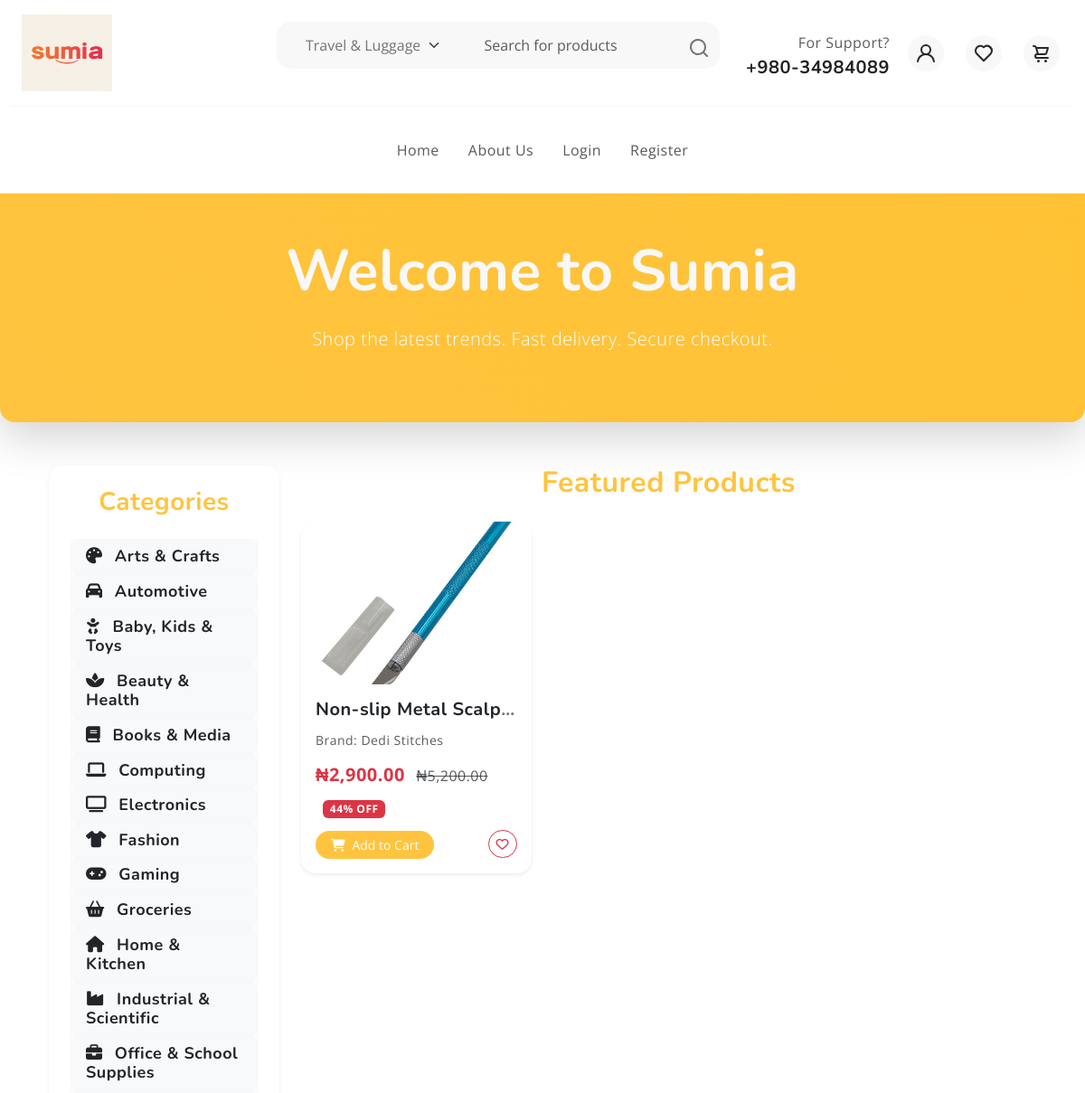
/ (upper part), run on an earlier commit of the app's database.
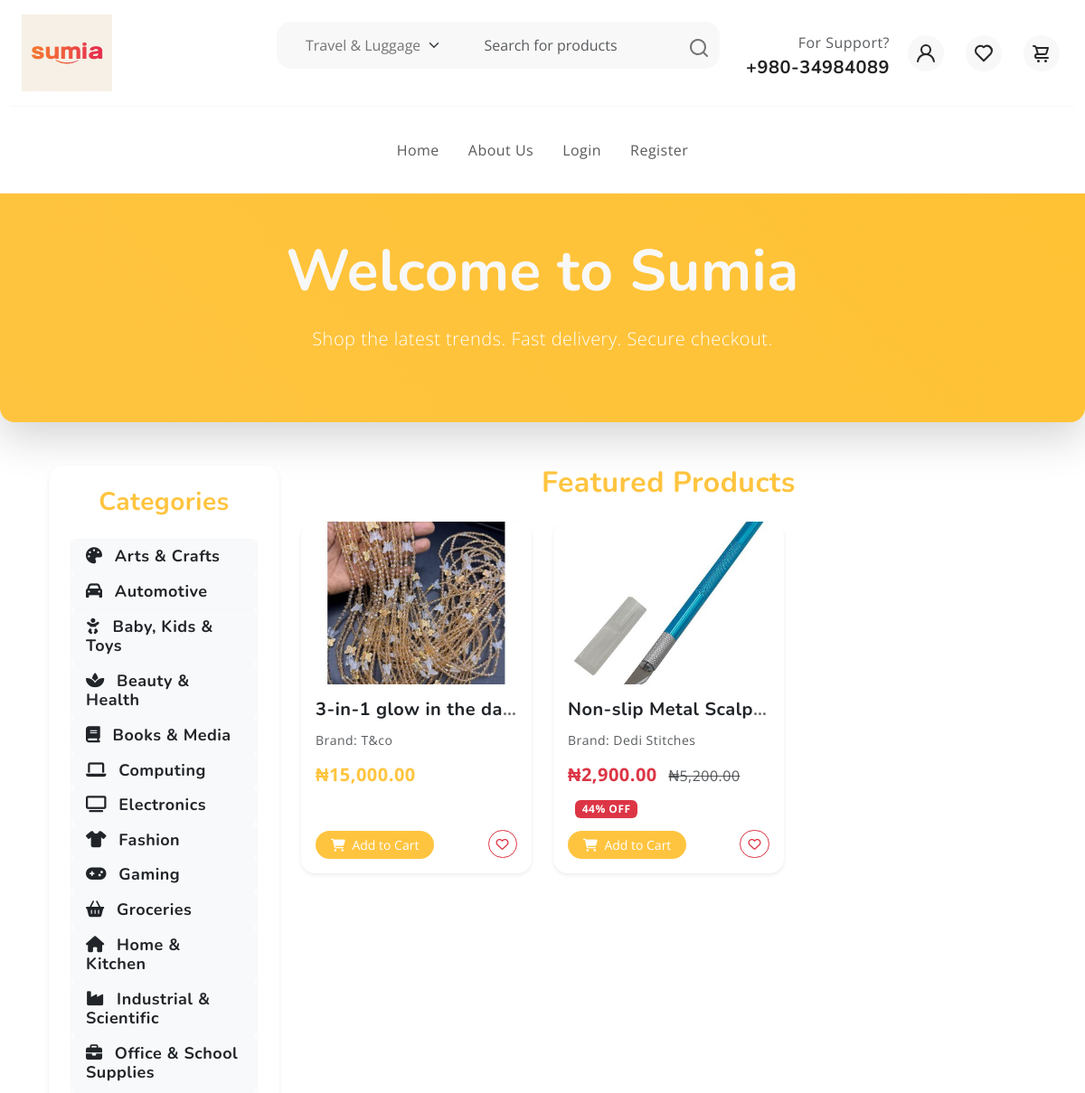
And on a later commit of the database.
### pages/models.py (models this page shows, shortened)
class Category(models.Model):
    name = models.CharField(max_length=100, unique=True)
    slug = models.SlugField(max_length=100, unique=True, blank=True)
    parent = models.ForeignKey(
        'self',
        on_delete=models.SET_NULL,
        null=True,
        blank=True,
        related_name='subcategories'
    )
    description = models.TextField(blank=True)
    is_active = models.BooleanField(default=True)
    created_at = models.DateTimeField(auto_now_add=True)
    updated_at = models.DateTimeField(auto_now=True)
    icon = models.CharField(
        max_length=50,
        blank=True,
        null=True,
        help_text="Font Awesome 6 icon class (e.g., 'fa-solid fa-laptop'). Auto-assigned if empty."
    )
    class Meta:
        verbose_name_plural = 'Categories'
        ordering = ['name']
    CATEGORY_ICON_MAP = {
        'phones': 'fa-solid fa-mobile-alt', 'tablets': 'fa-solid fa-tablet-alt',
        'electronics': 'fa-solid fa-tv', 'computing': 'fa-solid fa-laptop',
        'laptops': 'fa-solid fa-laptop', 'desktops': 'fa-solid fa-desktop',
        'fashion': 'fa-solid fa-shirt', 'clothing': 'fa-solid fa-shirt',
        'shoes': 'fa-solid fa-shoe-prints', 'beauty': 'fa-solid fa-spa',
        'health': 'fa-solid fa-heart-pulse', 'home': 'fa-solid fa-house',
        'kitchen': 'fa-solid fa-blender', 'baby': 'fa-solid fa-baby',
        'kids': 'fa-solid fa-child', 'toys': 'fa-solid fa-robot',
        'sports': 'fa-solid fa-dumbbell', 'fitness': 'fa-solid fa-running',
        'automotive': 'fa-solid fa-car', 'motorcycles': 'fa-solid fa-motorcycle',
        'books': 'fa-solid fa-book', 'media': 'fa-solid fa-compact-disc',
        'gaming': 'fa-solid fa-gamepad', 'groceries': 'fa-solid fa-basket-shopping',
        'food': 'fa-solid fa-apple-whole', 'office': 'fa-solid fa-briefcase',
        'school': 'fa-solid fa-pencil-alt', 'arts': 'fa-solid fa-palette',
        'crafts': 'fa-solid fa-scissors', 'travel': 'fa-solid fa-suitcase-rolling',
        'luggage': 'fa-solid fa-suitcase', 'pets': 'fa-solid fa-paw',
        'industrial': 'fa-solid fa-industry', 'scientific': 'fa-solid fa-flask',
        'renewable': 'fa-solid fa-solar-panel', 'solar': 'fa-solid fa-sun',
        'power': 'fa-solid fa-bolt', 'smartphones': 'fa-solid fa-mobile-alt',
        'tablets': 'fa-solid fa-tablet-alt', 'televisions': 'fa-solid fa-tv',
        'cameras': 'fa-solid fa-camera', 'printers': 'fa-solid fa-print',
        'fragrances': 'fa-solid fa-spray-can', 'skincare': 'fa-solid fa-face-mask',
        'cookware': 'fa-solid fa-utensils', 'appliances': 'fa-solid fa-fan',
        'diapers': 'fa-solid fa-baby-carriage', 'strollers': 'fa-solid fa-baby-carriage',
        'consoles': 'fa-solid fa-gamepad', 'stationery': 'fa-solid fa-pen-fancy',
        'suitcases': 'fa-solid fa-suitcase-rolling', 'dog food': 'fa-solid fa-dog',
        'cat food': 'fa-solid fa-cat', 'test instruments': 'fa-solid fa-microscope',
        'power tools': 'fa-solid fa-screwdriver-wrench', 'inverters': 'fa-solid fa-charging-station',
        'batteries': 'fa-solid fa-battery-full',
    }
    DEFAULT_ICON = 'fa-solid fa-tag' # Fallback icon

class Product(models.Model):
    name = models.CharField(max_length=200)
    slug = models.SlugField(max_length=200, unique=True, blank=True)
    description = models.TextField()
    price = models.DecimalField(max_digits=10, decimal_places=2)
    discount_price = models.DecimalField(max_digits=10, decimal_places=2, null=True, blank=True)
    image = models.ImageField(upload_to='products/images/')
    stock_quantity = models.IntegerField(default=0)
    is_available = models.BooleanField(default=True)
    created_at = models.DateTimeField(auto_now_add=True)
    updated_at = models.DateTimeField(auto_now=True)
    creator = models.ForeignKey(User, on_delete=models.SET_NULL, null=True, blank=True, related_name='created_products')
    category = models.ForeignKey(
        Category,
        on_delete=models.SET_NULL,
        null=True,
        blank=True,
        related_name='products_in_category'
    )
    brand = models.ForeignKey(Brand, on_delete=models.SET_NULL, null=True, blank=True, related_name='products')
    tags = TaggableManager(blank=True) # For django-taggit
    class Meta:
        ordering = ['-created_at']
    def get_discount_percent(self):
        if self.discount_price and self.price:
            discount = ((self.price - self.discount_price) / self.price) * 100
            return round(discount)
        return 0

class Brand(models.Model):
    name = models.CharField(max_length=100, unique=True)
    slug = models.SlugField(max_length=100, unique=True, blank=True)
    description = models.TextField(blank=True)
    logo = models.ImageField(upload_to='brands/logos/', blank=True, null=True)
    created_at = models.DateTimeField(auto_now_add=True)
    updated_at = models.DateTimeField(auto_now=True)
    class Meta:
        ordering = ['name']

### pages/views.py (the view)
# urls.py: path('', home, name='home'),
def home(request):
    products = Product.objects.filter(is_available=True).order_by('-created_at')[:8]
    parent_categories = Category.objects.filter(parent__isnull=True)
    top_level_categories = Category.objects.filter(parent__isnull=True).order_by('name')
    context = {
        'products': products,
        'parent_categories': parent_categories,
        'top_level_categories': top_level_categories, # Pass for base.html
    }
    return render(request, 'index.html', context)

### pages/context_processors.py (called while the page is built)
def categories_for_search(request):
    top_level_categories = Category.objects.filter(parent__isnull=True).prefetch_related('subcategories').order_by('name')
    return {
        'top_level_categories': top_level_categories
    }

### templates/index.html (shortened to what the changed rows need)
{% extends 'base.html' %}
{% load static %}
{% load humanize %}
{% block content %}
<section class="hero-section py-5 text-center bg-primary text-white rounded-bottom-4 shadow-lg mb-5">
  <div class="container">
    <h1 class="display-3 fw-bold mb-3 animate__animated animate__fadeInDown text-light">Welcome to Sumia</h1>
  </div>
</section>
<div class="container mb-5">
  <div class="row">
    <aside class="col-lg-3 mb-4">
      <div class="bg-white p-4 rounded-4 shadow-sm">
        <div class="accordion" id="categoryAccordion">
          {% for parent_category in top_level_categories %}
            {% if parent_category.slug %}
              <div class="accordion-item">
                <h2 class="accordion-header" id="heading-{{ parent_category.slug }}">
                  <a href="{% url 'category_detail' parent_category.slug %}" style="font-size: large;" class="accordion-button collapsed d-block text-decoration-none text-dark fw-bold px-3 py-2 rounded">
                    {% if parent_category.icon %}
                      <i class="{{ parent_category.icon }} me-2"></i>
                    {% endif %}
                    {{ parent_category.name }}
                  </a>
                </h2>
              </div>
            {% endif %}
          {% endfor %}
        </div>
      </div>
    </aside>
    <div class="col-lg-9">
      <h2 class="text-center text-primary fw-bold mb-4">Featured Products</h2>
      <div class="row row-cols-1 row-cols-sm-2 row-cols-md-3 g-4">
        {% for product in products %}
          <div class="col">
            <div class="card h-100 shadow-sm border-0 rounded-4">
              <a href="{% url 'product_detail' product.slug %}" class="text-decoration-none">
                {% if product.image %}
                  <img src="{{ product.image.url }}" class="card-img-top rounded-top-4" alt="{{ product.name }}" style="height: 180px; object-fit: cover;">
                {% else %}
                  <img src="https://placehold.co/400x180/cccccc/333333?text=No+Image" class="card-img-top rounded-top-4" alt="No Image" style="height: 180px; object-fit: cover;">
                {% endif %}
              </a>
              <div class="card-body d-flex flex-column p-3">
                <h5 class="card-title fw-bold text-truncate mb-2">
                  <a href="{% url 'product_detail' product.slug %}" class="text-decoration-none text-dark">{{ product.name }}</a>
                </h5>
                {% if product.brand %}
                  <p class="card-text text-muted small mb-1">Brand: {{ product.brand.name }}</p>
                {% endif %}
                <div class="mb-2">
                  {% if product.discount_price %}
                    <span class="text-danger fw-bold fs-5">₦{{ product.discount_price|intcomma }}</span>
                    <span class="text-muted text-decoration-line-through ms-2">₦{{ product.price|intcomma }}</span>
                    <span class="badge bg-danger ms-2">{{ product.get_discount_percent }}% OFF</span>
                  {% else %}
                    <span class="text-primary fw-bold fs-5">₦{{ product.price|intcomma }}</span>
                  {% endif %}
                </div>
                <div class="mt-auto d-flex justify-content-between align-items-center">
                  {% if product.is_available and product.stock_quantity > 0 %}
                    <form action="{% url 'add_to_cart' product.id %}" method="post" class="d-inline">
                      <button type="submit" class="btn btn-primary btn-sm rounded-pill px-3">
                        <i class="fas fa-shopping-cart me-1"></i> Add to Cart
                      </button>
                    </form>
                    <a href="{% url 'add_to_wishlist' product.id %}" class="btn btn-outline-danger btn-sm rounded-pill" title="Add to Wishlist">
                      <i class="far fa-heart"></i>
                    </a>
                  {% else %}
                    <span class="badge bg-danger px-3 py-2 rounded-pill">Out of Stock</span>
                    <a href="{% url 'add_to_wishlist' product.id %}" class="btn btn-outline-danger btn-sm rounded-pill disabled" title="Add to Wishlist">
                      <i class="far fa-heart"></i>
                    </a>
                  {% endif %}
                </div>
              </div>
            </div>
          </div>
        {% endfor %}
      </div>
    </div>
  </div>
</div>
{% endblock %}

What changed in the data, as far as the page shows it:
added Product: image (picture), name "3-in-1 glow in the da…", brand.name "T&co", price "15,000.00", is_available True (drawn)
